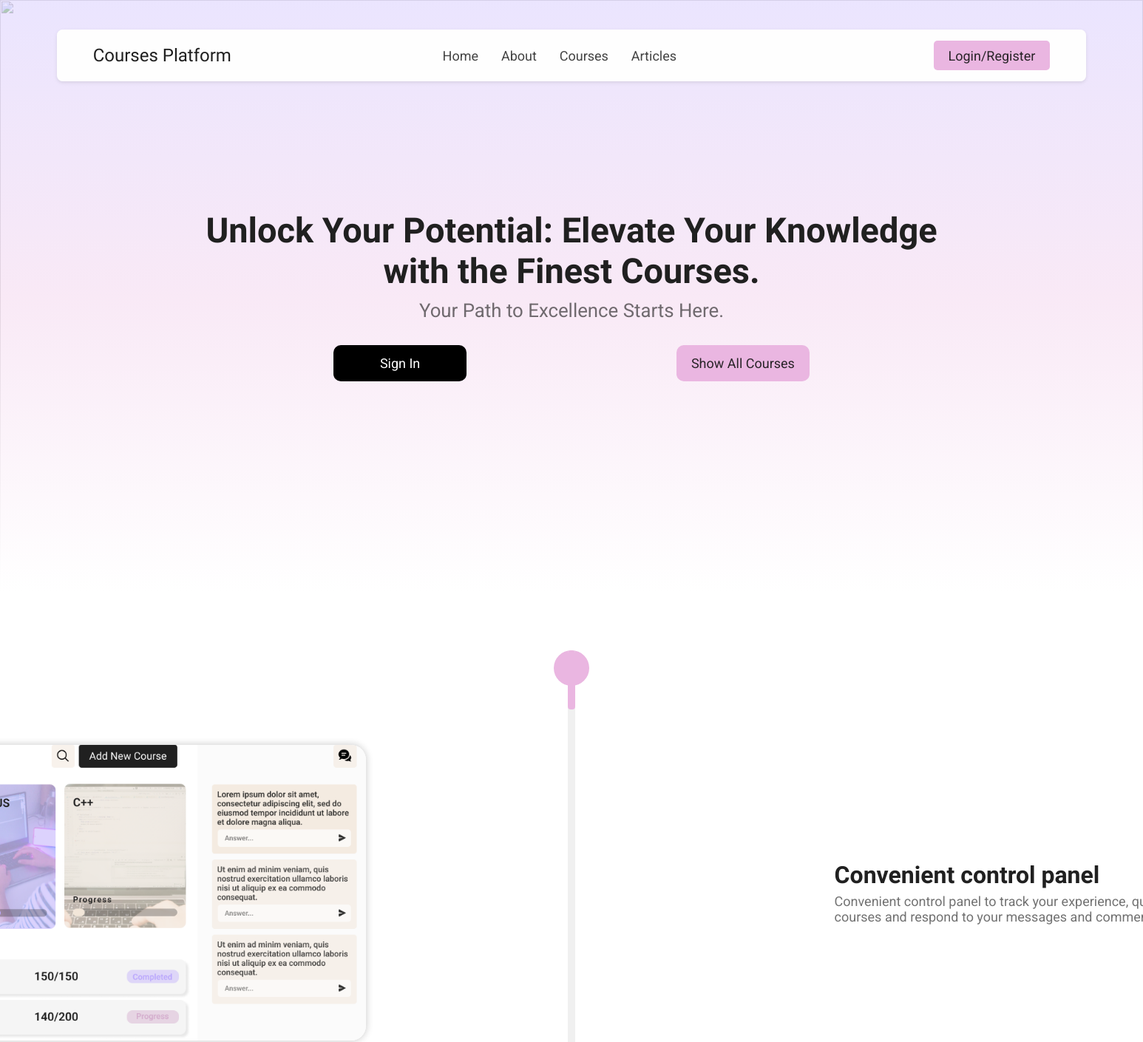
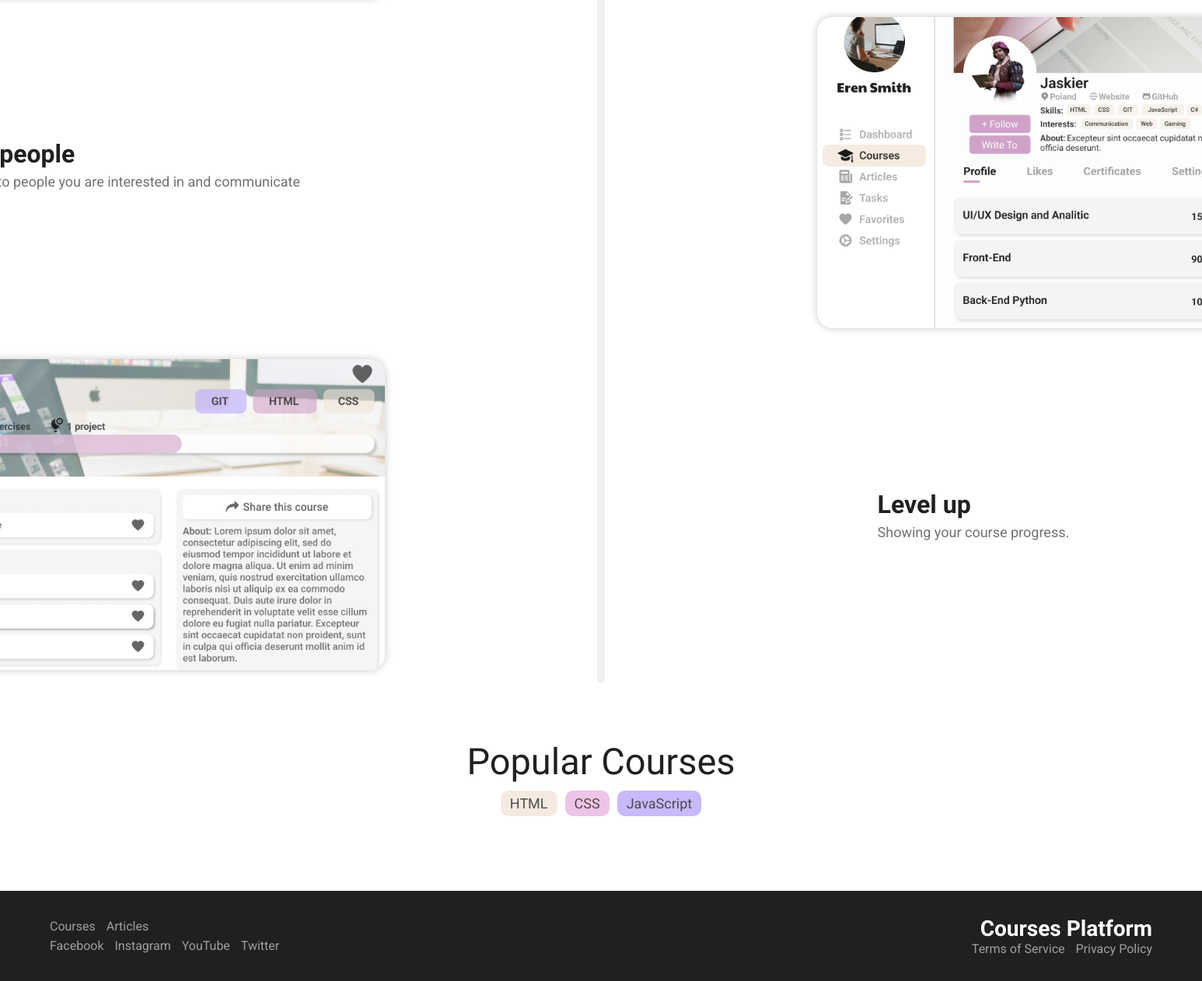
The page / on the database its author committed (2 pictures, top to bottom).
### course/models.py (models this page shows, shortened)
class Tag(models.Model):
    name = models.CharField(max_length=100)

### user/views/main.py (the view)
# urls.py: path('', main.dashboard, name='dashboard'),
def dashboard(request):
    if request.user.is_authenticated:
        courses_before_3 = request.user.users_who_registered.all()[:3]
        courses_after_3 = request.user.users_who_registered.all()[3:]
        context = {
            'courses_before_3': courses_before_3,
            'courses_after_3': courses_after_3,
        }
        return render(request, 'auth/dashboard.html', context)
    else:
        tags = Tag.objects.filter(course__isnull=False).distinct()
        return render(request, 'auth/index.html', {
            'tags': tags,
        })

### user/templates/auth/index.html (shortened to what this page needs)
{% include 'main.html' %}
{% block title %}
    <link rel="stylesheet" href="/static/css/index.css">
{% endblock title %}
{% block content %}
<div class="content">
     <header class="header">
        <div class="header__left">
            <a href="/" class="header__logo">Courses Platform</a>
        </div>
        <div class="header__left__menu">
            <a href="#home">Home</a>
            <a href="#about">About</a>
            <a href="#courses">Courses</a>
            <a href="#articles">Articles</a>
        </div>
        <div class="header__right">
            <a href="{% url 'auth:sign-in' %}" class="button">
                Login/Register
            </a>
        </div>
    </header>
    <div class="intro" >
        <div class="intro__back">
            <img src="/static/media/index/rich-tervet-q2GNdFmhxx4-unsplash.jpg" alt="">
            <div class="intro__back__gradient"></div>
        </div>
        <div class="intro__center">
            <h2>Unlock Your Potential: Elevate Your Knowledge with the Finest Courses.</h2>
            <p>Your Path to Excellence Starts Here.</p>
            <div class="intro__right__buttons">
                <a href="{% url 'auth:sign-in' %}" class="btn">Sign In</a>
                <a href="/courses"  class="btn btn--primary">Show All Courses</a>
            </div>
        </div>
    </div>
    <div class="about">
        <div class="about__content">
            <div class="about__content__line">
                <span class="about__content__line__draw"></span>
            </div>
            <div class="about__content__left about__content__left__spec">
                <div class="card card1">
                    <img src="/static/media/index/image1.png" alt="image 1" >
                </div>
                <div class="card__desc">
                    <h2>Convenient control panel</h2>
                    <p>Convenient control panel to track your experience, quickly access courses and respond to your messages and comments.</p>
                </div>
            </div>
            <div class="about__content__right">
                <div class="card__desc">
                    <h2>Find other people</h2>
                    <p>You can subscribe to people you are interested in and communicate with them.</p>
                </div>
                <div class="card card2">
                    <img src="/static/media/index/image3.png" alt="image 2">
                </div>
            </div>
            <div class="about__content__left">
                <div class="card card3">
                    <img src="/static/media/index/image2.png" alt="image 3">
                </div>
                <div class="card__desc">
                    <h2>Level up</h2>
                    <p>Showing your course progress.</p>
                </div>
            </div>
        </div>
    </div>
</div>
<div class="collection">
    <div class="title">Popular Courses</div>
   <div class="collection__titles">
    {% for tag in tags %}
        <div class="tag" style="background-color: {% if forloop.counter|divisibleby:3 %}#BBA8FD{% elif forloop.counter|divisibleby:2 %}#EAB6E1{% else %}#F2E6D9{% endif %}">
            {{ tag.name }}
        </div>
    {% endfor %}
   </div>
   <div class="page__content__courses" id='ShowAllCourses'></div>
</div>
<footer class="footer">
    <div class="footer__left">
        <div class="">
            <a href="/courses">Courses</a>
            <a href="/articles">Articles</a>
        </div>
        <div class="">
            <a href="">Facebook</a>
            <a href="">Instagram</a>
            <a href="">YouTube</a>
            <a href="">Twitter</a>
        </div>
    </div>
    <div class="footer__right">
        <div class="">
            <h2>Courses Platform</h2>
        </div>
        <div class="">
            <a href="/terms-of-service">Terms of Service</a>
            <a href="/privacy-policy">Privacy Policy</a>
        </div>
    </div>
</footer>
{% endblock content %}

### static/css/main.css (style rules this page uses)
* { box-sizing: border-box; padding: 0; margin: 0; text-decoration: none; outline: none; border: none; }
body { background-color: var(--white); color: var(--primary); font-size: 18px; font-family: var(--Roboto); overflow-x: hidden; }
a { color: rgb(20,20,20,.9); }
.btn { padding: 14px 16px; border-radius: 10px; background-color: var(--black); color: var(--white); font-size: 18px; cursor: pointer; }
a, button, input, textarea, select, textarea { transition: all .3s linear; }
.btn--primary { text-align: center; background-color: rgb(242, 230, 217, .8); color: rgb(20,20,20,.9); }

### static/css/variables.css (style rules this page uses)
:root { --black: #000; --white: #fff; --primary: #202020; --lightYellow: #f2e6d9; --pink: #EAB6E1; --violet: #bba8fd; --lilac: #DDC1EA; --lightBlue: #F3F8FF; --blue: #DEECFF; --lightViolet: #C6CFFF; --lightLilac: #E8D3FF; --Roboto: 'Roboto', sans-serif; --PaytoneOne: 'Paytone One', sans-serif; }

### rows shown on the page
Tag: name "HTML"
Tag: name "CSS"
Tag: name "JavaScript"
